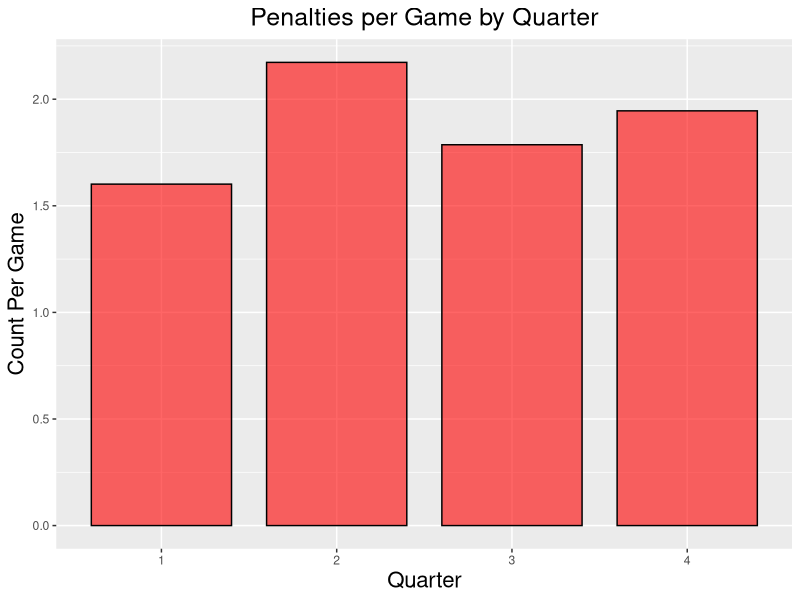
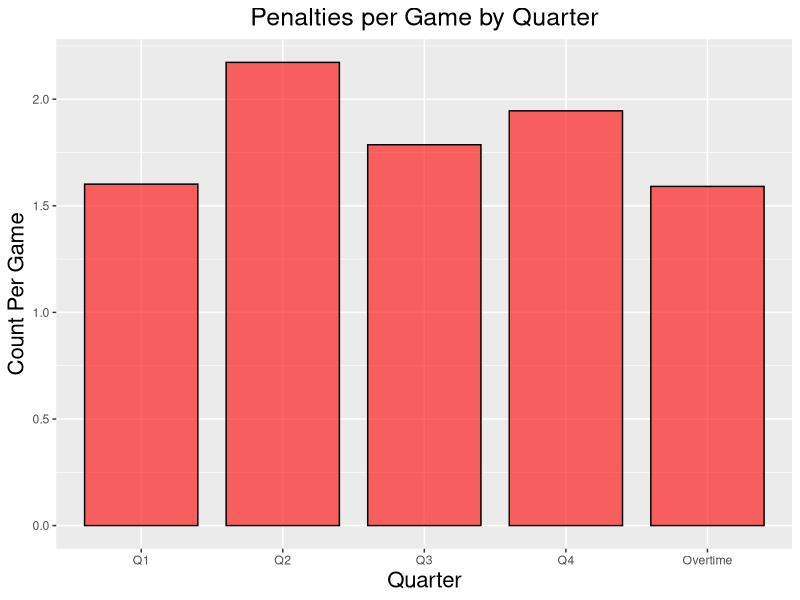

These figures' R source, in order:
## ---- chunk 1
knitr::opts_chunk$set(echo = TRUE)
## ---- chunk 2
df <- read.csv('./data/df_ref.csv')

library(ggplot2)
library(dplyr)
library(tidyr)
# Ignore penalties called in overtime (denoted by quarter 5)
df1 <- df %>%
  filter(Quarter < 5)

df_by_q <- df1[c(1,5,6,2)]
df_by_q <- df_by_q %>%
  filter(Quarter < 5) %>%
  mutate(gameID = paste(GameDate, OffenseTeam, DefenseTeam))
len <- n_distinct(df_by_q$gameID)
df_by_q$Quarter <- as.factor(df_by_q$Quarter)
df_by_q <- df_by_q %>%
  group_by(Quarter) %>%
  summarise(count = n()) %>%
  mutate(count = count/len)

ggplot(df_by_q, aes(x = Quarter, y = count, width = 0.8)) +
  geom_bar(stat = "identity", color = "black", fill = "red", alpha = 0.6) +
  ggtitle("Penalties per Game by Quarter") +
  xlab("Quarter") +
  ylab("Count Per Game") +
  theme(axis.title.x = element_text(size = 16),
       axis.title.y = element_text(size = 16),
       plot.title = element_text(hjust = 0.5, size = 18))
## ---- chunk 3
# Same as above, but now including overtime
# Ignore penalties called in overtime (denoted by quarter 5)
df2 <- df

df_by_q <- df2[c(1,5,6,2)]
df_by_q <- df_by_q %>%
  mutate(gameID = paste(GameDate, OffenseTeam, DefenseTeam))
reg_len <- n_distinct(df_by_q$gameID)
ot <- df_by_q %>%
  filter(Quarter == 5)
ot_len <- n_distinct(ot$gameID)
df_by_q <- df_by_q %>%
  group_by(Quarter) %>%
  summarise(count = n()) %>%
  mutate(adj_count = ifelse(Quarter < 5, count/reg_len, count/ot_len))
df_by_q$Quarter <- as.factor(df_by_q$Quarter)
levels(df_by_q$Quarter) <- c("Q1", "Q2", "Q3", "Q4", "Overtime")


ggplot(df_by_q, aes(x = Quarter, y = adj_count, width = 0.8)) +
  geom_bar(stat = "identity", color = "black", fill = "red", alpha = 0.6) +
  ggtitle("Penalties per Game by Quarter") +
  xlab("Quarter") +
  ylab("Count Per Game") +
  theme(axis.title.x = element_text(size = 16),
       axis.title.y = element_text(size = 16),
       plot.title = element_text(hjust = 0.5, size = 18))
